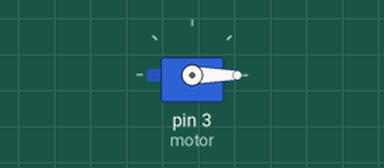
Simulated run of this sketch. Board: Arduino Uno, built with avr-gcc and run on an emulated ATmega328P. Parts: servo.

Above: at 0.05 s.
At 4.75 s:
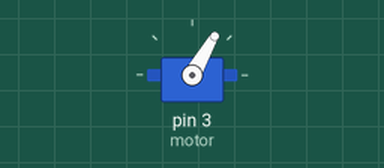
At 9.45 s:
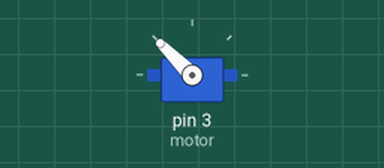
At 18.95 s:
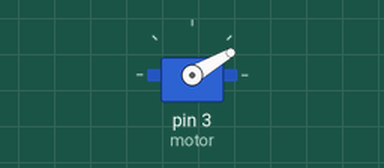
Timing chart, 0 to 26.0 s (numbered marks = the images above):
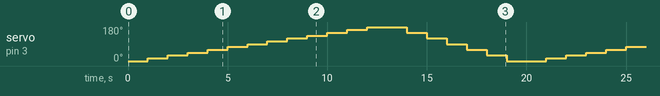

The sketch:

1.Hafta5.ProblemSet.ino
```cpp
#include<Servo.h>
Servo motor;
int aci;
void setup()
{
  motor.attach(3);
}

void loop()
{
  for(int i=0;i<=180;i=i+15){
    motor.write(i);
    delay(1000);
  }
  for(int j=180;j>=0;j=j-30){
    motor.write(j);
    delay(1000);
  }
}
```
